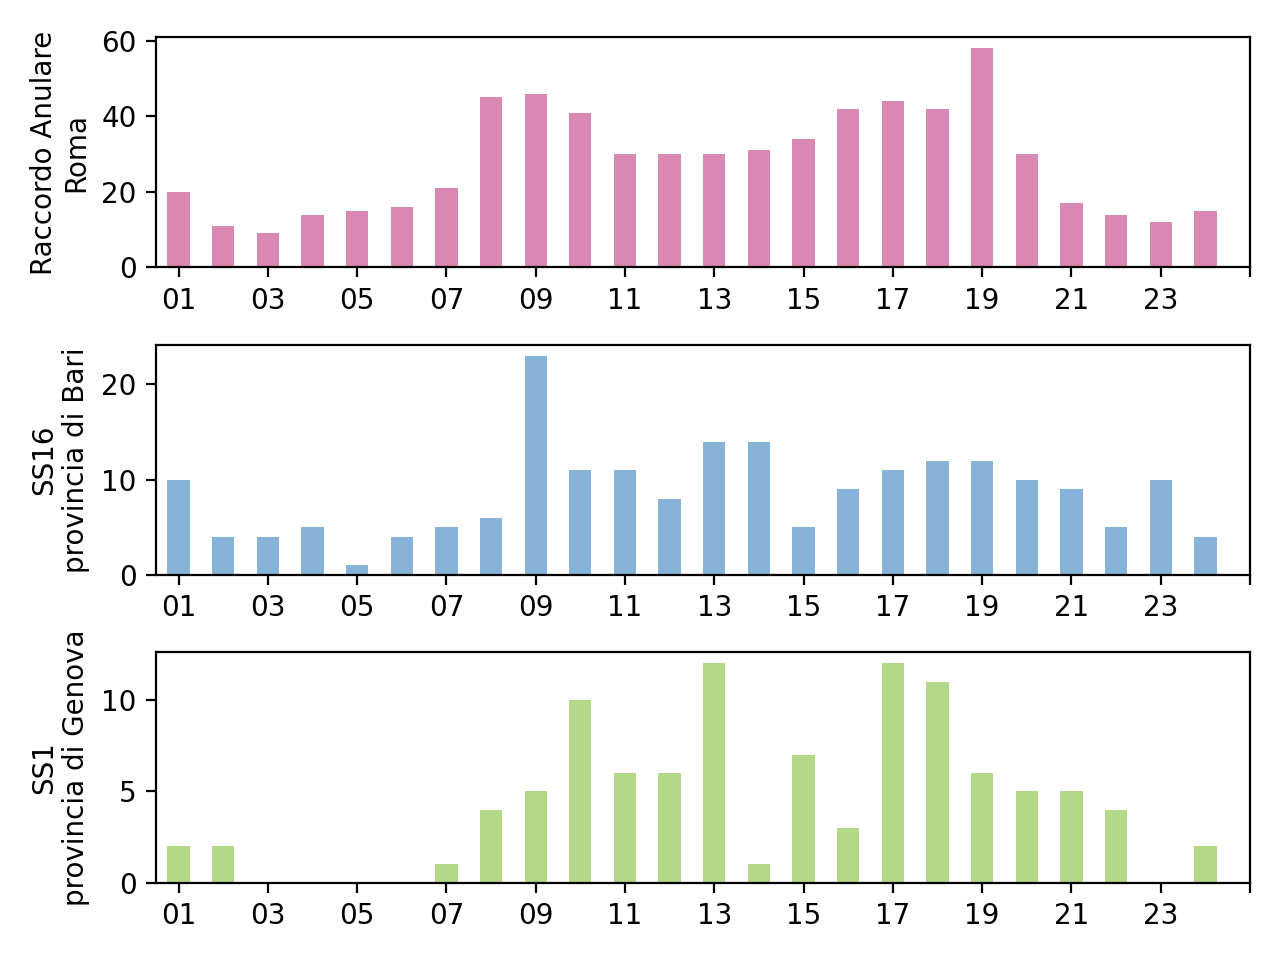

Reproduce this figure in Python.

import matplotlib.pyplot as plt
import pandas as pd
import sys
sys.path.append("src")
import heatmap as H

def sum_columns(data : pd.DataFrame, normalize = False, name=None) -> pd.Series: 
    res = {}
    for col in data.columns: 
        res[col] = sum(data[col])

    if name is None:
        res = pd.Series(res).transpose()
    else: 
        res = pd.Series(res, name=name)

    if normalize: 
        res = res / sum(res)

    return res


data = pd.read_csv('dataset/incidenti/aci/autostrade/ore_2018.csv')
ore = ['01','02','03','04','05','06','07','08','09','10','11','12','13','14','15','16','17','18','19','20','21','22','23','24']

raccordo = data[data['CODICE'] == 'AA09001']

ss16 = data[data['CODICE'] == 'SS01601']
ss16 = ss16[ss16['PROVINCIA'] == 'Bari']

ss1 = data[data['CODICE'] == 'SS00101']
ss1 = ss1[ss1['PROVINCIA'] == 'Genova']

raccordo = sum_columns(raccordo[ore])
ss16 = sum_columns(ss16[ore])
ss1 = sum_columns(ss1[ore])

plt.subplot(3,1,1)
raccordo.plot.bar(color='#d888b3')
plt.ylabel("Raccordo Anulare\nRoma")
plt.xticks(range(0,25,2), rotation=0)
plt.tight_layout()

plt.subplot(3,1,2)
ss16.plot.bar(color='#88b3d8')
plt.ylabel("SS16\nprovincia di Bari")
plt.xticks(range(0,25,2),rotation=0)
plt.tight_layout()

plt.subplot(3,1,3)
ss1.plot.bar(color='#b3d888')
plt.ylabel("SS1\nprovincia di Genova")
plt.xticks(range(0,25,2),rotation=0)
plt.tight_layout()
plt.show()
